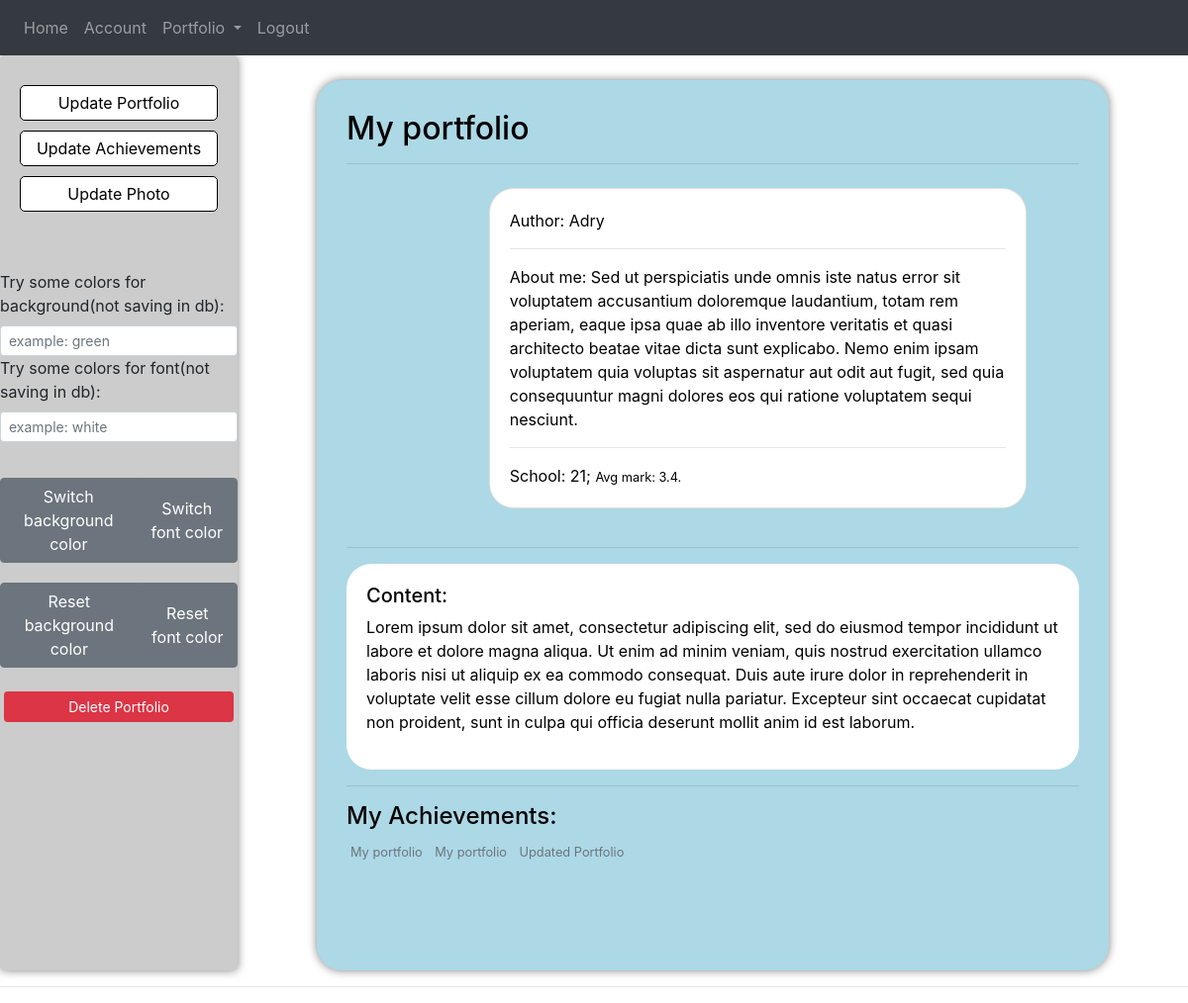
/portfolio (signed in), run on the app's committed database.
### app/models.py (models this page shows, shortened)
class Portfolio(db.Model):
    id = db.Column(db.Integer, primary_key=True, autoincrement=True)
    title = db.Column(db.String, nullable=False)
    author = db.Column(db.String)
    content = db.Column(db.Text)
    about = db.Column(db.Text)
    link = db.Column(db.String)
    avg = db.Column(db.Float)
    school = db.Column(db.String)
    background_color = db.Column(db.String, default='#add8e6')
    font_color = db.Column(db.String, default='black')
    user_id = db.Column(db.Integer, db.ForeignKey('user.id'), nullable=False)

class User(db.Model, UserMixin):
    id = db.Column(db.Integer, primary_key=True)
    username = db.Column(db.String(20), unique=True, nullable=False)
    email = db.Column(db.String(120), unique=True, nullable=False)
    image_file = db.Column(db.String(20), nullable=False, default='default.jpg')
    password = db.Column(db.String(60), nullable=False)
    port = db.relationship('Portfolio', backref='creator', lazy=True)

class Achievementss(db.Model):
    id = db.Column(db.Integer, primary_key=True, autoincrement=True)
    title = db.Column(db.String, nullable=False)
    type = db.Column(db.String, nullable=False)
    user_id = db.Column(db.Integer, db.ForeignKey('user.id'), nullable=False)

### app/portfolio/routes.py (the view)
@port.route('/portfolio')
@login_required
def portfolio():
    user = current_user.username
    achieves = Achievementss.query.filter_by(user_id=current_user.id)
    port = Portfolio.query.filter_by(user_id=current_user.id).first()
    if port is None:
        flash('You don\'t have any portfolio. Create your first!', 'info')
        return redirect(url_for('port.create_portfolio'))
    return render_template('portfolio.html', port=port, user=user, achieves=achieves)

### app/models.py (called while the page is built)
@login_manager.user_loader
def load_user(user_id):
    return User.query.get(int(user_id))

### app/templates/portfolio.html (shortened to what this page needs)
{% extends 'layout.html' %}
{% block body %}
<div class="wrapper">
<aside class="sidebar no-print">
<form class="settings" action="" method="post">
    <a class="settings-btn" href="{{ url_for('port.port_title_update') }}">Update Portfolio</a>
    <a class="settings-btn" href="{{ url_for('users.achievements') }}">Update Achievements</a>
    <a class="settings-btn" href="{{ url_for('users.account') }}">Update Photo</a>
</form>
<form action="">
    <div class="input-group-sm mb-3 mt-3">
        <label for="port-color-back">Try some colors for background(not saving in db):</label>
        <input class="form-control" type="text" id="port-color-back" placeholder="example: green">
        <label for="port-color-font">Try some colors for font(not saving in db):</label>
        <input class="form-control" type="text" id="port-color-font" placeholder="example: white">
    </div>
</form>
    <div class="btn-group btns">
        <button class="btn btn-secondary child" onclick="changeColor(document.getElementById('port-color-back').value)">Switch background color</button>
        <button class="btn btn-secondary child" onclick="newFont(document.getElementById('port-color-font').value)">Switch font color</button>
    </div>
    <div class="btn-group btns">
        <button class="btn btn-secondary child" onclick="changeColor('lightblue')">Reset background color</button>
        <button class="btn btn-secondary child" onclick="newFont('black')">Reset font color</button>
    </div>
    <div class="btn-group btns">
        <button type="button" class="btn btn-danger btn-sm m-1" data-toggle="modal" data-target="#deleteModal">Delete Portfolio</button>
    </div>
</aside>
    <div class="main" id="main">
        <fieldset>
            <h2>{{port.title}}</h2>
            <hr>
        </fieldset>
        <fieldset>
            <div  class="author d-flex p-2 bd-highlight d-flex justify-content-around align-items-center">
                <div class="card">
                  <div class="card-body">
                      <span>Author: {{ user }} </span>
                      <hr>
                      <p>About me: {{ port.about }}</p>
                      <hr>
                      <span>School: {{ port.school }};</span>
                      <small>Avg mark: {{ port.avg }}.</small>
                  </div>
                </div>
            </div>
        </fieldset>
        <hr>
        <fieldset>
            <div  class="port-content">
                <h5>Content:</h5>
                <p>{{ port.content }}</p>
            </div>
        </fieldset>
        <hr>
        <fieldset>
            <h4>My Achievements:</h4>
                    {% for item in achieves %}
                        <small class="text-muted m-1">{{item.title}}</small>
                    {% endfor %}
        </fieldset>
    </div>
</div>
<hr>
{% endblock %}

### app/templates/layout.html (shortened to what this page needs)
<!DOCTYPE html>
<html lang="en">
<head>
    <link rel="stylesheet" href="https://stackpath.bootstrapcdn.com/bootstrap/4.3.1/css/bootstrap.min.css">
    <link rel="stylesheet" href="{{ url_for('static', filename='css/style.css') }}">
</head>
<body >
<nav class="navbar navbar-expand-lg navbar-dark bg-dark">
  <div class="collapse navbar-collapse" id="navbarNavDropdown">
    <ul class="navbar-nav">
        <li class="nav-item">
        <a class="nav-link" href="{{ url_for('main.home') }}">Home</a>
      </li>
        {% if current_user.is_authenticated %}
          <li class="nav-item">
            <a class="nav-link" href="{{ url_for('users.account') }}">Account</a>
          </li>
            <li class="nav-item dropdown">
        <a class="nav-link dropdown-toggle" href="#" id="navbarDropdownMenuLink" role="button" data-toggle="dropdown" aria-haspopup="true" aria-expanded="false">
          Portfolio
        </a>
      </li>
        <li class="nav-item">
        <a class="nav-link" href="{{ url_for('users.logout') }}">Logout</a>
      </li>
        {% endif %}
    </ul>
  </div>
</nav>
 {% block body %}
 {% endblock %}
</body>
</html>

### app/static/css/style.css (style rules this page uses)
a { text-decoration: none; color: black; }
.main { border-radius: 25px; color: black; margin: 0 auto; background-color: lightblue; height: 900px; width: 800px; margin-top: 25px; padding: 30px; box-shadow: 0 0 10px rgba(0,0,0,0.5); }
.card { width: 75%; border-radius: 25px; }
.author { margin-bottom: 15px; }
.port-content { background-color: white; padding: 20px; border-radius: 25px; }
.wrapper { display: flex; }
.settings { margin:25px 5px 5px 5px; display: flex; align-items: center; flex-direction: column; }
.sidebar { width: 20%; display: flex; flex-direction: column; border-radius: 5px; background-color: #cccccc; box-shadow: 0 0 10px rgba(0,0,0,0.5); }
.settings-btn { text-align: center; width: 200px; padding: 5px 15px; background-color: white; border: solid 1px black; border-radius: 5px; margin: 5px; }
.btns { margin-top: 20px; }

### data on the page
Portfolio: title "My portfolio", about "Sed ut perspiciatis unde omnis iste natus error sit voluptatem accusantium doloremque laudantium, totam rem aperiam, eaque ipsa quae ab illo inventore veritatis et quasi architecto beatae vitae dicta sunt explicabo. Nemo enim ipsam voluptatem quia voluptas sit aspernatur aut odit aut fugit, sed quia consequuntur magni dolores eos qui ratione voluptatem sequi nesciunt.", school "21", avg "3.4", content "Lorem ipsum dolor sit amet, consectetur adipiscing elit, sed do eiusmod tempor incididunt ut labore et dolore magna aliqua. Ut enim ad minim veniam, quis nostrud exercitation ullamco laboris nisi ut aliquip ex ea commodo consequat. Duis aute irure dolor in reprehenderit in voluptate velit esse cillum dolore eu fugiat nulla pariatur. Excepteur sint occaecat cupidatat non proident, sunt in culpa qui officia deserunt mollit anim id est laborum."
User: username "Adry"
Achievementss: title "My portfolio"
Achievementss: title "My portfolio"
Achievementss: title "Updated Portfolio"
